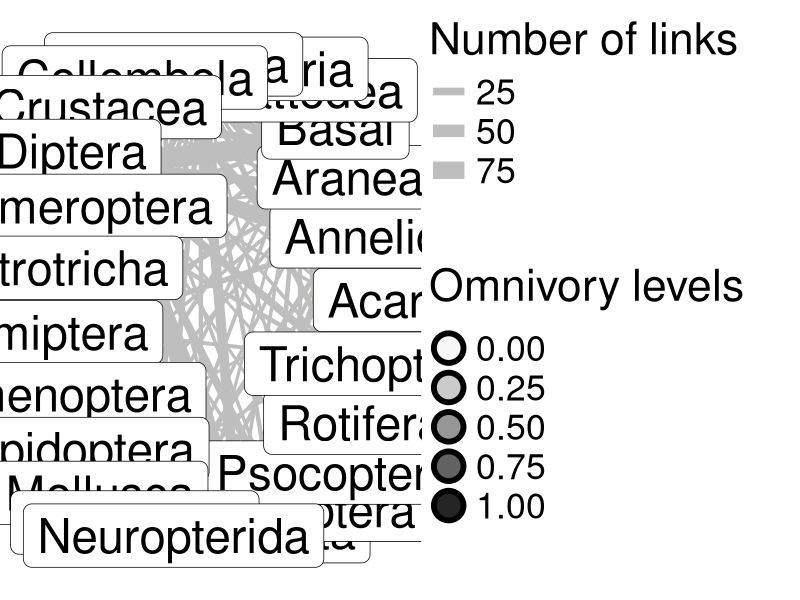

Recreate this plot in R.
################################################################################
################################# Graph summary ################################
################################################################################
library(dplyr)
library(plyr)
library(igraph)
library(ggplot2)

# Load data
MW <- read.csv("metaweb_processed.csv")
taxo.df <- read.csv("taxo.csv")

# Define a list of resource categories to be included in the dataset
resources <- c("Aquatic detritus", "Terrestrial detritus", "Plants", "Algae", "Plankton", "Fungi", "Microbes", "Scavenger", "Haematophagous", "Coprophagous")
# Append these resources to the taxonomic data frame
for (res in resources) {
  taxo.df <- rbind.fill(taxo.df, data.frame(taxa = res,
                                            Family = res))
}

# Merge taxonomic information with the metaweb dataset based on source names
MW <- merge(MW, unique(taxo.df[, c(2:5)]), by.x = "Source_Name", by.y = "Family")
colnames(MW)[8:10] <- paste(colnames(MW)[8:10], "Source", sep = "_")
# Merge taxonomic information with the metaweb dataset based on target names
MW <- merge(MW, unique(taxo.df[, c(2:5)]), by.x = "Target_Name", by.y = "Family")
colnames(MW)[11:13] <- paste(colnames(MW)[11:13], "Target", sep = "_")
# Fill missing taxonomic classifications with available target names
MW[is.na(MW$Phylum_Target), ]$Phylum_Target <- MW[is.na(MW$Phylum_Target), ]$Target_Name
MW[is.na(MW$Order_Target), ]$Order_Target <- MW[is.na(MW$Order_Target), ]$Target_Name
MW[is.na(MW$Class_Target), ]$Class_Target <- MW[is.na(MW$Class_Target), ]$Target_Name

# Assign taxonomic group names based on different classification levels
MW$Grp_Name_Source <- MW$Order_Source
MW[-which(MW$Class_Source == "Insecta"), ]$Grp_Name_Source <- MW[-which(MW$Class_Source == "Insecta"), ]$Class_Source
MW[which(MW$Phylum_Source != "Arthropoda"), ]$Grp_Name_Source <- MW[which(MW$Phylum_Source != "Arthropoda"), ]$Phylum_Source

# Special classification rules for Arachnida, Crustacea, and Myriapoda
MW[MW$Class_Source == "Arachnida" | MW$Class_Source == "Opiliones", ]$Grp_Name_Source <- ifelse(MW[MW$Class_Source == "Arachnida" | MW$Class_Source == "Opiliones", ]$Order_Source == "Araneae", "Araneae", "Acari")
MW[MW$Grp_Name_Source == "Hexanauplia" | 
     MW$Grp_Name_Source == "Branchiopoda" | 
     MW$Grp_Name_Source == "Malacostraca" |
     MW$Grp_Name_Source == "Ostracoda", ]$Grp_Name_Source <- "Crustacea"
MW[MW$Grp_Name_Source == "Chilopoda" | 
     MW$Grp_Name_Source == "Symphyla" | 
     MW$Grp_Name_Source == "Diplopoda", ]$Grp_Name_Source <- "Myriapoda"
MW[MW$Grp_Name_Source == "Megaloptera" | 
     MW$Grp_Name_Source == "Neuroptera", ]$Grp_Name_Source <- "Neuropterida"

# Repeat similar processing for target groups
MW$Grp_Name_Target <- MW$Order_Target
MW[-which(MW$Class_Target == "Insecta"), ]$Grp_Name_Target <- MW[-which(MW$Class_Target == "Insecta"), ]$Class_Target
MW[which(MW$Phylum_Target != "Arthropoda"), ]$Grp_Name_Target <- MW[which(MW$Phylum_Target != "Arthropoda"), ]$Phylum_Target
MW[MW$Class_Target == "Arachnida" | MW$Class_Target == "Opiliones", ]$Grp_Name_Target <- ifelse(MW[MW$Class_Target == "Arachnida" | MW$Class_Target == "Opiliones", ]$Order_Target == "Araneae", "Araneae", "Acari")
MW[MW$Grp_Name_Target == "Hexanauplia" | 
     MW$Grp_Name_Target == "Branchiopoda" | 
     MW$Grp_Name_Target == "Malacostraca" |
     MW$Grp_Name_Target == "Ostracoda", ]$Grp_Name_Target <- "Crustacea"
MW[MW$Grp_Name_Target == "Chilopoda" | 
     MW$Grp_Name_Target == "Symphyla" | 
     MW$Grp_Name_Target == "Diplopoda", ]$Grp_Name_Target <- "Myriapoda"
MW[MW$Grp_Name_Target == "Megaloptera" | 
     MW$Grp_Name_Target == "Neuroptera", ]$Grp_Name_Target <- "Neuropterida"

MW[which(MW$Grp_Name_Target %in% c("Algae",
                                   "Aquatic detritus", 
                                   "Coprophagous",
                                   "Haematophagous",
                                   "Fungi", 
                                   "Microbes", 
                                   "Plankton", 
                                   "Plants",
                                   "Scavenger", 
                                   "Terrestrial detritus")), ]$Grp_Name_Target <- "Basal"

# Extract relevant columns for constructing adjacency matrix
MW.sub <- MW[, which(colnames(MW) %in% c("Grp_Name_Source", "Grp_Name_Target", "fg"))]

# Create adjacency matrix representing interactions between groups
MW.full.mat <- matrix(0, 
                      nrow = length(unique(c(MW.sub$Grp_Name_Target, MW.sub$Grp_Name_Source))), 
                      ncol = length(unique(c(MW.sub$Grp_Name_Target, MW.sub$Grp_Name_Source))),
                      dimnames = list(sort(unique(c(MW.sub$Grp_Name_Target, MW.sub$Grp_Name_Source))), 
                                      sort(unique(c(MW.sub$Grp_Name_Target, MW.sub$Grp_Name_Source)))))

MW.full.mat[rownames(table(MW.sub$Grp_Name_Target, MW.sub$Grp_Name_Source)), 
            colnames(table(MW.sub$Grp_Name_Target, MW.sub$Grp_Name_Source))] <- table(MW.sub$Grp_Name_Target, MW.sub$Grp_Name_Source)

# Convert adjacency matrix into a graph object
full.fw <- graph.adjacency(MW.full.mat, mode = "directed")

# Create layout and node properties for visualization
fw.layout.nodes <- as.data.frame(layout_in_circle(full.fw))
fw.layout.nodes$Grp <- colnames(MW.full.mat)
fw.layout.nodes$fg_percent <- NA
fw.layout.nodes$Phylum <- NA
fw.layout.nodes$size <- NA
for (i in 1:nrow(fw.layout.nodes)) {
  node <- fw.layout.nodes[i, ]
  if (node$Grp != "Basal") {
    fw.layout.nodes[i, ]$size <- length(unique(MW[MW$Grp_Name_Source == node$Grp, ]$Source_Name))
    fw.layout.nodes[i, ]$Phylum <- unique(MW[MW$Grp_Name_Source == node$Grp, ]$Phylum_Source)
    fw.layout.nodes[i, ]$fg_percent <- nrow(MW[MW$Grp_Name_Source == node$Grp & MW$fg %in% c("Omnivore"), ]) / nrow(MW[MW$Grp_Name_Source == node$Grp, ])
  } else {
    fw.layout.nodes[i, ]$Phylum <- "Basal"
    fw.layout.nodes[i, ]$fg_percent <- 0
    fw.layout.nodes[i, ]$size <- 1
  }
}

# Define edge properties for visualization
fw.layout.edges <- unique(as.data.frame(as_edgelist(full.fw)))
colnames(fw.layout.edges) <- c("from", "to")
fw.layout.edges <- merge(fw.layout.edges, fw.layout.nodes, by.x = "from", by.y = "Grp")
fw.layout.edges <- merge(fw.layout.edges, fw.layout.nodes, by.x = "to", by.y = "Grp", suffixes = c(".from", ".to"))
fw.layout.edges$thickness <- NA
for (i in 1:nrow(fw.layout.edges)) {
  edge <- fw.layout.edges[i, ]
  fw.layout.edges[i, ]$thickness <- MW.full.mat[edge$from, 
                                                edge$to] 
}

fw.layout.edges <- fw.layout.edges[-which(fw.layout.edges$from == fw.layout.edges$to), ]

fw.layout.nodes$position_x = c(rep("left", 6), rep("right", 12), rep("left", 5))
fw.layout.nodes$position_y = c(rep("top", 12), rep("bottom", 11))

# Create food web visualization 
ggplot() +
  geom_segment(data = fw.layout.edges, aes(x = V1.from, y = V2.from, xend = V1.to, yend = V2.to, linewidth = thickness), color = "grey") +
  geom_point(data=fw.layout.nodes, aes(x = V1, y = V2, color = Phylum, fill = fg_percent, size = size),  shape=21, stroke = 3) +
  geom_label(data=fw.layout.nodes[fw.layout.nodes$position_x == "left" & fw.layout.nodes$position_y == "top", ],
                   aes(x = V1*1.1, y = V2*1.1, label = Grp), size = 12, nudge_x = 0.2) +
  geom_label(data=fw.layout.nodes[fw.layout.nodes$position_x == "right" & fw.layout.nodes$position_y == "top", ],
                   aes(x = V1*1.1, y = V2*1.1, label = Grp), size = 12, nudge_x = -0.2) +
  geom_label(data=fw.layout.nodes[fw.layout.nodes$position_x == "left" & fw.layout.nodes$position_y == "bottom", ],
                   aes(x = V1*1.1, y = V2*1.1, label = Grp), size = 12, nudge_x = 0.2) +
  geom_label(data=fw.layout.nodes[fw.layout.nodes$position_x == "right" & fw.layout.nodes$position_y == "bottom", ],
            aes(x = V1*1.1, y = V2*1.1, label = Grp), size = 12, nudge_x = -0.2) +
    scale_x_continuous(expand=c(0, 0.3)) +
  scale_y_continuous(expand=c(0, 0.3)) + 
  scale_linewidth(range = c(1,7)) + 
  scale_size(range = c(5,30), 
             breaks = c(1, 40)) +
  scale_fill_distiller(type = "seq",
                        direction = 1,
                        palette = "Greys") +
  theme_void() + 
  theme(text = element_text(size = 32), 
        legend.key.size = unit(1, 'cm'), 
        legend.margin = margin(50),
        legend.spacing.y = unit(0.5, 'cm'), 
        legend.spacing.x = unit(0.5, 'cm')) + 
  guides(color = guide_legend(title = "Phylum", byrow = T, title.vjust = 2, override.aes = list(size = 8), order = 4), 
         fill = guide_legend(title = "Omnivory levels", byrow = T, title.vjust = 2, override.aes = list(size = 8), order = 3), 
         linewidth = guide_legend(title = "Number of links", byrow = F, title.vjust = 1, order = 2), 
         size = guide_legend(title = "Number of families", order = 1))


